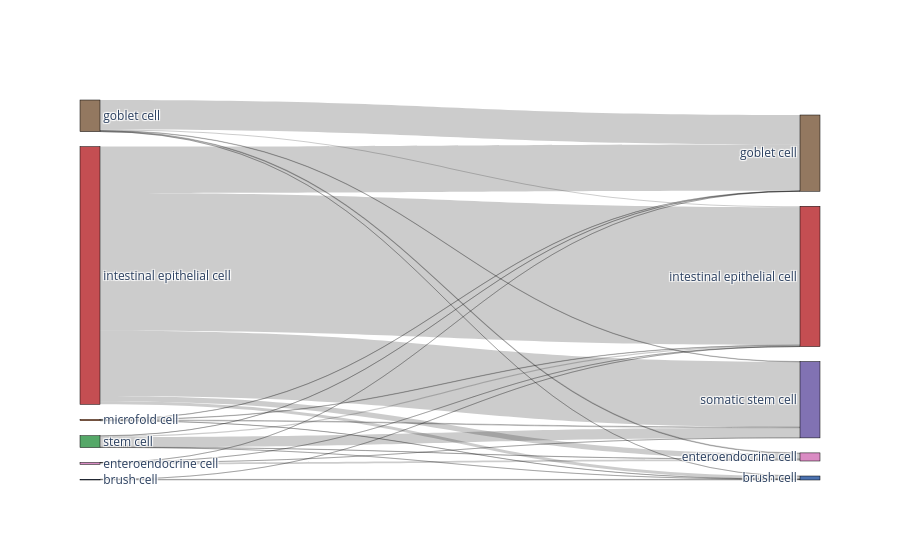

The cell this chart's notebook holds for it:
### Code cell
adata_predicted_wo_unknown = adata_predicted.copy()
adata_predicted_wo_unknown = bc.subset_adata(adata_predicted_wo_unknown, adata_predicted_wo_unknown.obs.auto_annot != 'unknown', raw=False)
bc.pl.riverplot_2categories(adata_predicted_wo_unknown, [celltype_test, 'auto_annot'])

### Figure 1 — Plotly figure (JSON) as saved in the notebook; plotly's stock layout.template omitted (floating-point values rounded to 4 significant figures)
{"data": [{"link": {"source": [4, 4, 4, 4, 4, 2, 2, 2, 2, 2, 0, 0, 5, 5, 5, 5, 5, 1, 1, 1, 1, 3, 3, 3, 3], "target": [9, 8, 10, 7, 6, 9, 8, 10, 7, 6, 9, 6, 9, 8, 10, 7, 6, 9, 8, 10, 7, 9, 8, 10, 6], "value": [20816, 7020, 9847, 824, 453, 157, 4447, 54, 106, 15, 1, 97, 179, 20, 1535, 26, 21, 5, 2, 1, 269, 48, 38, 103, 18]}, "node": {"color": ["#4c72b0", "#da8bc3", "#937860", "#dd8452", "#c44e52", "#55a868", "#4c72b0", "#da8bc3", "#937860", "#c44e52", "#8172b3"], "label": ["brush cell", "enteroendocrine cell", "goblet cell", "microfold cell", "intestinal epithelial cell", "stem cell", "brush cell", "enteroendocrine cell", "goblet cell", "intestinal epithelial cell", "somatic stem cell"], "line": {"color": "black", "width": 0.5}, "pad": 15, "thickness": 20}, "type": "sankey"}], "layout": {}}
